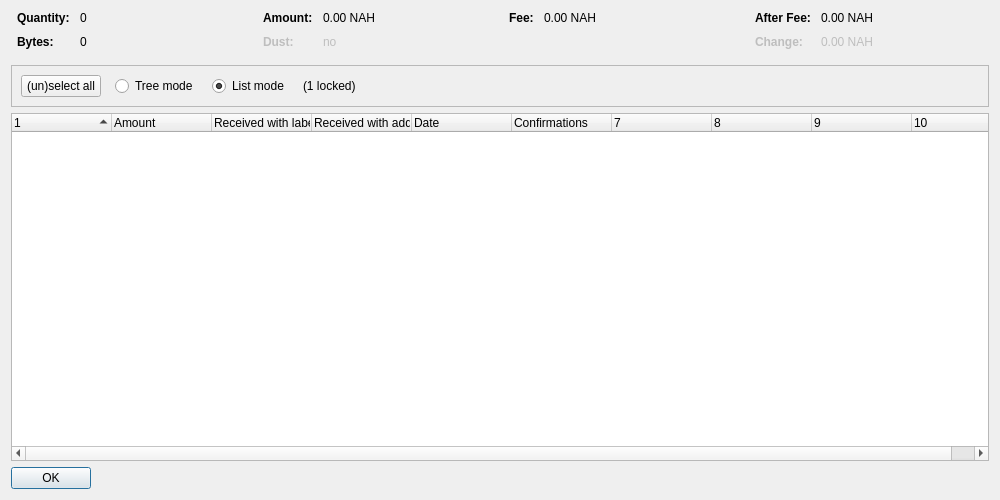
<?xml version="1.0" encoding="UTF-8"?>
<ui version="4.0">
 <class>CoinControlDialog</class>
 <widget class="QDialog" name="CoinControlDialog">
  <property name="geometry">
   <rect>
    <x>0</x>
    <y>0</y>
    <width>1000</width>
    <height>500</height>
   </rect>
  </property>
  <property name="windowTitle">
   <string>Coin Selection</string>
  </property>
  <layout class="QVBoxLayout" name="verticalLayout">
   <item>
    <layout class="QHBoxLayout" name="horizontalLayoutTop" stretch="0,0,0,0">
     <property name="topMargin">
      <number>0</number>
     </property>
     <property name="bottomMargin">
      <number>10</number>
     </property>
     <item>
      <layout class="QFormLayout" name="formLayoutCoinControl1">
       <property name="horizontalSpacing">
        <number>10</number>
       </property>
       <property name="verticalSpacing">
        <number>10</number>
       </property>
       <property name="leftMargin">
        <number>6</number>
       </property>
       <property name="rightMargin">
        <number>6</number>
       </property>
       <item row="0" column="0">
        <widget class="QLabel" name="labelCoinControlQuantityText">
         <property name="font">
          <font>
           <weight>75</weight>
           <bold>true</bold>
          </font>
         </property>
         <property name="text">
          <string>Quantity:</string>
         </property>
        </widget>
       </item>
       <item row="0" column="1">
        <widget class="QLabel" name="labelCoinControlQuantity">
         <property name="cursor">
          <cursorShape>IBeamCursor</cursorShape>
         </property>
         <property name="contextMenuPolicy">
          <enum>Qt::ActionsContextMenu</enum>
         </property>
         <property name="text">
          <string notr="true">0</string>
         </property>
         <property name="textInteractionFlags">
          <set>Qt::LinksAccessibleByMouse|Qt::TextSelectableByKeyboard|Qt::TextSelectableByMouse</set>
         </property>
        </widget>
       </item>
       <item row="1" column="0">
        <widget class="QLabel" name="labelCoinControlBytesText">
         <property name="font">
          <font>
           <weight>75</weight>
           <bold>true</bold>
          </font>
         </property>
         <property name="text">
          <string>Bytes:</string>
         </property>
        </widget>
       </item>
       <item row="1" column="1">
        <widget class="QLabel" name="labelCoinControlBytes">
         <property name="cursor">
          <cursorShape>IBeamCursor</cursorShape>
         </property>
         <property name="contextMenuPolicy">
          <enum>Qt::ActionsContextMenu</enum>
         </property>
         <property name="text">
          <string notr="true">0</string>
         </property>
         <property name="textInteractionFlags">
          <set>Qt::LinksAccessibleByMouse|Qt::TextSelectableByKeyboard|Qt::TextSelectableByMouse</set>
         </property>
        </widget>
       </item>
      </layout>
     </item>
     <item>
      <layout class="QFormLayout" name="formLayoutCoinControl2">
       <property name="horizontalSpacing">
        <number>10</number>
       </property>
       <property name="verticalSpacing">
        <number>10</number>
       </property>
       <property name="leftMargin">
        <number>6</number>
       </property>
       <property name="rightMargin">
        <number>6</number>
       </property>
       <item row="0" column="0">
        <widget class="QLabel" name="labelCoinControlAmountText">
         <property name="font">
          <font>
           <weight>75</weight>
           <bold>true</bold>
          </font>
         </property>
         <property name="text">
          <string>Amount:</string>
         </property>
        </widget>
       </item>
       <item row="0" column="1">
        <widget class="QLabel" name="labelCoinControlAmount">
         <property name="cursor">
          <cursorShape>IBeamCursor</cursorShape>
         </property>
         <property name="contextMenuPolicy">
          <enum>Qt::ActionsContextMenu</enum>
         </property>
         <property name="text">
          <string notr="true">0.00 NAH</string>
         </property>
         <property name="textInteractionFlags">
          <set>Qt::LinksAccessibleByMouse|Qt::TextSelectableByKeyboard|Qt::TextSelectableByMouse</set>
         </property>
        </widget>
       </item>
       <item row="1" column="0">
        <widget class="QLabel" name="labelCoinControlLowOutputText">
         <property name="enabled">
          <bool>false</bool>
         </property>
         <property name="font">
          <font>
           <weight>75</weight>
           <bold>true</bold>
          </font>
         </property>
         <property name="text">
          <string>Dust:</string>
         </property>
        </widget>
       </item>
       <item row="1" column="1">
        <widget class="QLabel" name="labelCoinControlLowOutput">
         <property name="enabled">
          <bool>false</bool>
         </property>
         <property name="cursor">
          <cursorShape>IBeamCursor</cursorShape>
         </property>
         <property name="contextMenuPolicy">
          <enum>Qt::ActionsContextMenu</enum>
         </property>
         <property name="text">
          <string notr="true">no</string>
         </property>
         <property name="textInteractionFlags">
          <set>Qt::LinksAccessibleByMouse|Qt::TextSelectableByKeyboard|Qt::TextSelectableByMouse</set>
         </property>
        </widget>
       </item>
      </layout>
     </item>
     <item>
      <layout class="QFormLayout" name="formLayoutCoinControl3">
       <property name="horizontalSpacing">
        <number>10</number>
       </property>
       <property name="verticalSpacing">
        <number>10</number>
       </property>
       <property name="leftMargin">
        <number>6</number>
       </property>
       <property name="rightMargin">
        <number>6</number>
       </property>
       <item row="0" column="0">
        <widget class="QLabel" name="labelCoinControlFeeText">
         <property name="font">
          <font>
           <weight>75</weight>
           <bold>true</bold>
          </font>
         </property>
         <property name="text">
          <string>Fee:</string>
         </property>
        </widget>
       </item>
       <item row="0" column="1">
        <widget class="QLabel" name="labelCoinControlFee">
         <property name="cursor">
          <cursorShape>IBeamCursor</cursorShape>
         </property>
         <property name="contextMenuPolicy">
          <enum>Qt::ActionsContextMenu</enum>
         </property>
         <property name="text">
          <string notr="true">0.00 NAH</string>
         </property>
         <property name="textInteractionFlags">
          <set>Qt::LinksAccessibleByMouse|Qt::TextSelectableByKeyboard|Qt::TextSelectableByMouse</set>
         </property>
        </widget>
       </item>
      </layout>
     </item>
     <item>
      <layout class="QFormLayout" name="formLayoutCoinControl4">
       <property name="horizontalSpacing">
        <number>10</number>
       </property>
       <property name="verticalSpacing">
        <number>10</number>
       </property>
       <property name="leftMargin">
        <number>6</number>
       </property>
       <property name="rightMargin">
        <number>6</number>
       </property>
       <item row="0" column="0">
        <widget class="QLabel" name="labelCoinControlAfterFeeText">
         <property name="font">
          <font>
           <weight>75</weight>
           <bold>true</bold>
          </font>
         </property>
         <property name="text">
          <string>After Fee:</string>
         </property>
        </widget>
       </item>
       <item row="0" column="1">
        <widget class="QLabel" name="labelCoinControlAfterFee">
         <property name="cursor">
          <cursorShape>IBeamCursor</cursorShape>
         </property>
         <property name="contextMenuPolicy">
          <enum>Qt::ActionsContextMenu</enum>
         </property>
         <property name="text">
          <string notr="true">0.00 NAH</string>
         </property>
         <property name="textInteractionFlags">
          <set>Qt::LinksAccessibleByMouse|Qt::TextSelectableByKeyboard|Qt::TextSelectableByMouse</set>
         </property>
        </widget>
       </item>
       <item row="1" column="0">
        <widget class="QLabel" name="labelCoinControlChangeText">
         <property name="enabled">
          <bool>false</bool>
         </property>
         <property name="font">
          <font>
           <weight>75</weight>
           <bold>true</bold>
          </font>
         </property>
         <property name="text">
          <string>Change:</string>
         </property>
        </widget>
       </item>
       <item row="1" column="1">
        <widget class="QLabel" name="labelCoinControlChange">
         <property name="enabled">
          <bool>false</bool>
         </property>
         <property name="cursor">
          <cursorShape>IBeamCursor</cursorShape>
         </property>
         <property name="contextMenuPolicy">
          <enum>Qt::ActionsContextMenu</enum>
         </property>
         <property name="text">
          <string notr="true">0.00 NAH</string>
         </property>
         <property name="textInteractionFlags">
          <set>Qt::LinksAccessibleByMouse|Qt::TextSelectableByKeyboard|Qt::TextSelectableByMouse</set>
         </property>
        </widget>
       </item>
      </layout>
     </item>
    </layout>
   </item>
   <item>
    <widget class="QFrame" name="frame">
     <property name="minimumSize">
      <size>
       <width>0</width>
       <height>40</height>
      </size>
     </property>
     <property name="frameShape">
      <enum>QFrame::StyledPanel</enum>
     </property>
     <property name="frameShadow">
      <enum>QFrame::Sunken</enum>
     </property>
     <layout class="QHBoxLayout" name="horizontalLayout">
      <item>
       <layout class="QHBoxLayout" name="horizontalLayoutPanel" stretch="0,0,0,0,0">
        <property name="spacing">
         <number>14</number>
        </property>
        <item>
         <widget class="QPushButton" name="pushButtonSelectAll">
          <property name="sizePolicy">
           <sizepolicy hsizetype="Maximum" vsizetype="Fixed">
            <horstretch>0</horstretch>
            <verstretch>0</verstretch>
           </sizepolicy>
          </property>
          <property name="text">
           <string>(un)select all</string>
          </property>
          <property name="autoDefault">
           <bool>false</bool>
          </property>
         </widget>
        </item>
        <item>
         <widget class="QRadioButton" name="radioTreeMode">
          <property name="sizePolicy">
           <sizepolicy hsizetype="Maximum" vsizetype="Fixed">
            <horstretch>0</horstretch>
            <verstretch>0</verstretch>
           </sizepolicy>
          </property>
          <property name="text">
           <string>Tree mode</string>
          </property>
         </widget>
        </item>
        <item>
         <widget class="QRadioButton" name="radioListMode">
          <property name="sizePolicy">
           <sizepolicy hsizetype="Maximum" vsizetype="Fixed">
            <horstretch>0</horstretch>
            <verstretch>0</verstretch>
           </sizepolicy>
          </property>
          <property name="text">
           <string>List mode</string>
          </property>
          <property name="checked">
           <bool>true</bool>
          </property>
         </widget>
        </item>
        <item>
         <widget class="QLabel" name="labelLocked">
          <property name="text">
           <string notr="true">(1 locked)</string>
          </property>
         </widget>
        </item>
        <item>
         <spacer name="horizontalSpacer">
          <property name="orientation">
           <enum>Qt::Horizontal</enum>
          </property>
          <property name="sizeHint" stdset="0">
           <size>
            <width>40</width>
            <height>20</height>
           </size>
          </property>
         </spacer>
        </item>
       </layout>
      </item>
     </layout>
    </widget>
   </item>
   <item>
    <widget class="CoinControlTreeWidget" name="treeWidget">
     <property name="contextMenuPolicy">
      <enum>Qt::CustomContextMenu</enum>
     </property>
     <property name="sortingEnabled">
      <bool>false</bool>
     </property>
     <property name="columnCount">
      <number>10</number>
     </property>
     <attribute name="headerShowSortIndicator" stdset="0">
      <bool>true</bool>
     </attribute>
     <attribute name="headerStretchLastSection">
      <bool>false</bool>
     </attribute>
     <column>
      <property name="text">
       <string/>
      </property>
     </column>
     <column>
      <property name="text">
       <string>Amount</string>
      </property>
     </column>
     <column>
      <property name="text">
       <string>Received with label</string>
      </property>
     </column>
     <column>
      <property name="text">
       <string>Received with address</string>
      </property>
     </column>
     <column>
      <property name="text">
       <string>Date</string>
      </property>
     </column>
     <column>
      <property name="text">
       <string>Confirmations</string>
      </property>
      <property name="toolTip">
       <string>Confirmed</string>
      </property>
     </column>
     <column>
      <property name="text">
       <string/>
      </property>
     </column>
     <column>
      <property name="text">
       <string/>
      </property>
     </column>
     <column>
      <property name="text">
       <string/>
      </property>
     </column>
     <column>
      <property name="text">
       <string/>
      </property>
     </column>
    </widget>
   </item>
   <item>
    <widget class="QDialogButtonBox" name="buttonBox">
     <property name="sizePolicy">
      <sizepolicy hsizetype="Maximum" vsizetype="Fixed">
       <horstretch>0</horstretch>
       <verstretch>0</verstretch>
      </sizepolicy>
     </property>
     <property name="orientation">
      <enum>Qt::Horizontal</enum>
     </property>
     <property name="standardButtons">
      <set>QDialogButtonBox::Ok</set>
     </property>
    </widget>
   </item>
  </layout>
 </widget>
 <customwidgets>
  <customwidget>
   <class>CoinControlTreeWidget</class>
   <extends>QTreeWidget</extends>
   <header>coincontroltreewidget.h</header>
  </customwidget>
 </customwidgets>
 <resources/>
 <connections/>
</ui>
